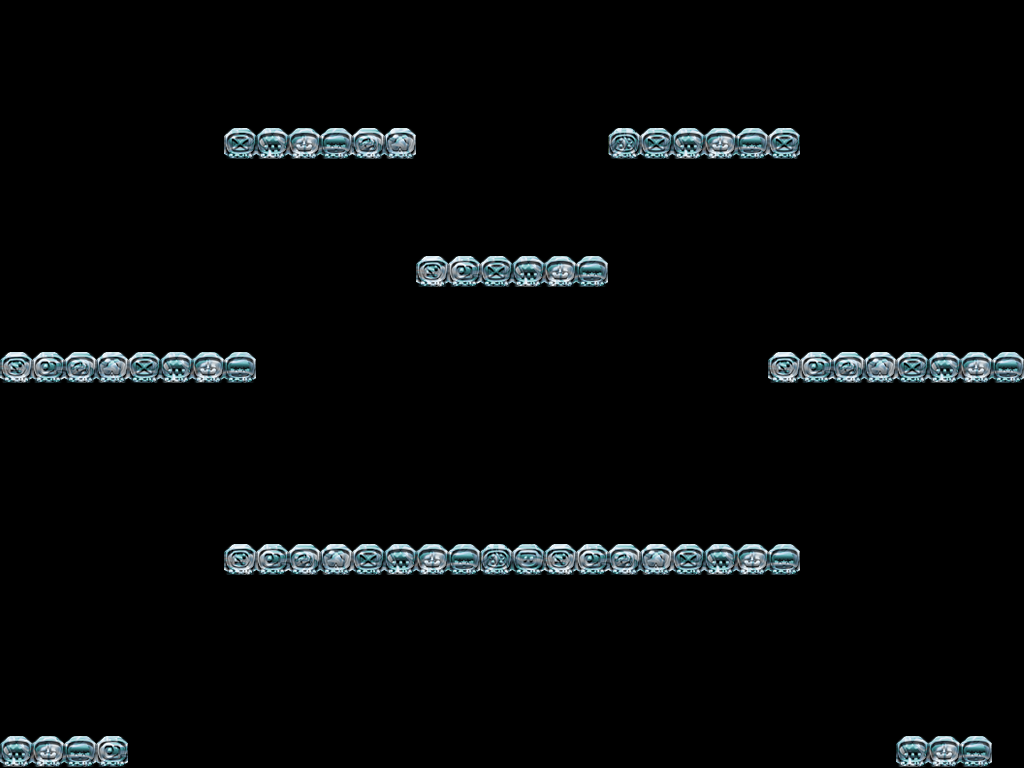

Below is a game level as drawn by its tile map, then a one-line description and the .tmx that defines it (tile-layer data replaced by summaries):
An orthogonal 32x24 tile map with 32x32 px tiles, 1 tile layer (tiles) and 8 objects.

<map version="1.0" orientation="orthogonal" width="32" height="24" tilewidth="32" tileheight="32">
 <properties>
  <property name="basepath" value="C:/sdk/pvm/assets/" />
  <property name="name" value="lv3" />
 </properties>
 <tileset firstgid="1" name="tileset01" tilewidth="32" tileheight="32">
  <image source="tileset/tileset01.png" />
 </tileset>
 <layer name="tiles" width="32" height="24">
  <data>[768 cells, 767 non-empty, 11 distinct tile ids]</data>
 </layer>
 <objectgroup name="collision" width="32" height="24">
  <object name="" x="222" y="131" width="194" height="25" />
  <object name="" x="606" y="128" width="194" height="31" />
  <object name="" x="417" y="256" width="191" height="29" />
  <object name="" x="2" y="351" width="255" height="35" />
  <object name="" x="768" y="351" width="256" height="33" />
  <object name="" x="223" y="544" width="576" height="30" />
  <object name="" x="-2" y="737" width="129" height="31" />
  <object name="" x="894" y="736" width="130" height="34" />
 </objectgroup>
</map>